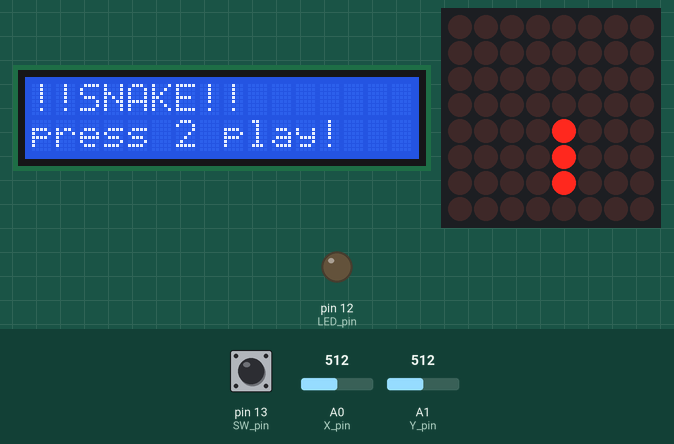
A sketch run on a simulated Arduino Uno, built with avr-gcc and run on an emulated ATmega328P. Parts: 16×2 character LCD, 8×8 LED matrix, output pins drawn as LEDs (lit = HIGH). Inputs (shaded band) come from the test bench; at power-on: pin 13 (SW_pin) HIGH, A1 (Y_pin) = 512, A0 (X_pin) = 512. Random numbers use the default seed unless the sketch sets one.

Above: at 1.2 s.
1.3 s: pin 13 (SW_pin) pulled LOW for 0.15 s
At 1.36 s:
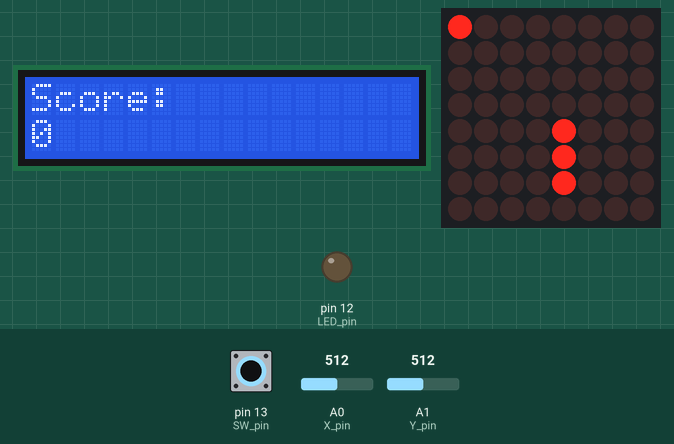
3.0 s: A1 (Y_pin) set to 701
4.5 s: A1 (Y_pin) set to 731
At 4.61 s:
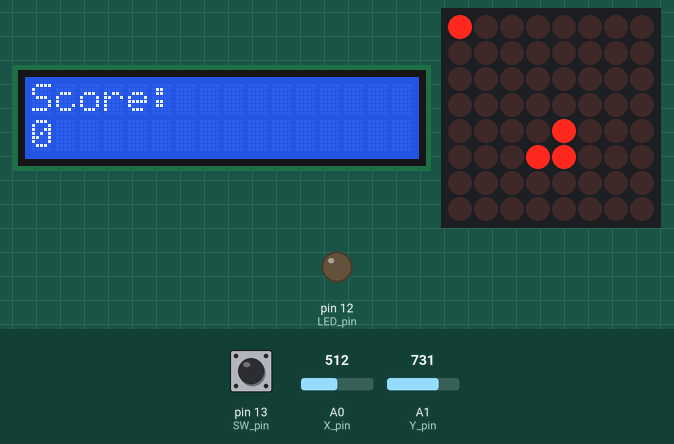
6.3 s: A0 (X_pin) set to 704
7.8 s: A0 (X_pin) set to 720
At 7.86 s:
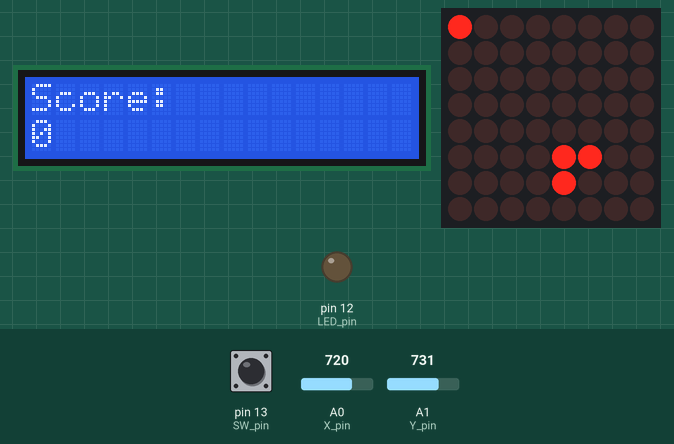
9.3 s: A0 (X_pin) set to 511
At 9.38 s:
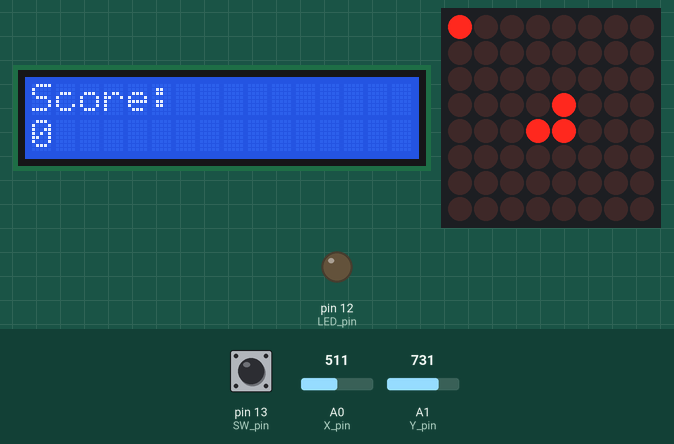

The sketch:

snakeLCDJoystick.ino
```cpp
//www.elegoo.com
//2016.12.9

#include <LiquidCrystal.h>
#include <LedControl.h>
#define DEAD_ZONE 200
#define MAX_SNAKE_LENGTH 64


bool showingTemperature;
//LCD screen pins BS  E  D4 D5  D6 D7
LiquidCrystal lcd(6, 7, 8, 9, 10, 11);
//MAX7219 pins             DIN,CS,CLK
LedControl lc = LedControl(4, 2, 3, 1);
//Joystick pins
const int SW_pin = 13;
const int X_pin = 0;
const int Y_pin = 1;
//LED pin
const int LED_pin = 12;

unsigned long delayTime = 100;
int snakeLength;

int snakeX[MAX_SNAKE_LENGTH];
int snakeY[MAX_SNAKE_LENGTH];

int inputX;
int inputY;

//current X and Y direction of the snake
int currentX;
int currentY;
//current X and Y coordinates of the fruit
int fruitX;
int fruitY;

int score;
bool hasCrashed;
bool hasHitFruit;
bool inGame;

void setup() {

  //LC setup
  lc.shutdown(0, false);
  lc.setIntensity(0, 5);
  lc.clearDisplay(0);

  //LCD setup
  lcd.begin(16, 2);
  lcd.print("!!SNAKE!!");
  lcd.setCursor(0, 1);
  lcd.print("press 2 play!");

  //LED setup
  pinMode(LED_pin, OUTPUT);

  hasHitFruit = false;
  hasCrashed = false;

  //draws snake
  resetSnake();
  drawSnake();

  //default snake movement
  currentX = 1;
  currentY = 0;

  //first fruit position
  fruitX = random(0,7);
  fruitY = random(0,7);

  score = 0;
}

void loop() {

  if (inGame) {
    inputX = analogRead(X_pin);
    inputY = analogRead(Y_pin);

    moveSnake(inputX, inputY);
    hasCrashed = checkCollision();
    hasHitFruit = checkFruit();

    if(hasHitFruit){
      increaseLength();
      updateScore();
      generateFruit();
      analogWrite(LED_pin, 255);
    }
    else {
      analogWrite(LED_pin, 0);
    }

    if (hasCrashed) {
      inGame = false;
      hasCrashed = false;
      lcd.clear();
      lcd.print("GAME OVER!");
      lcd.setCursor(0, 1);
      lcd.print("Final score: ");
      lcd.print(score);
    } else {
      lc.clearDisplay(0);
      drawFruit();
      drawSnake();
      delay(delayTime);
    }

  } else {
    if (digitalRead(SW_pin) == LOW) {
      inGame = true;
      score = 0;
      lcd.clear();
      lcd.print("Score: ");
      lcd.setCursor(0, 1);
      lcd.print(score);
    } else {
      resetSnake();
    }
  }
}

void drawSnake() {
  for (int i = 0; i < snakeLength; i++) {
    lc.setLed(0, snakeX[i], snakeY[i], true);
  }
}

void drawFruit(){
  lc.setLed(0, fruitX, fruitY, true);
}

void resetSnake() {
  snakeX[0] = 4;
  snakeY[0] = 4;
  snakeX[1] = 5;
  snakeY[1] = 4;
  snakeX[2] = 6;
  snakeY[2] = 4;
  snakeLength = 3;
}

void generateFruit(){
  fruitX = (7 - snakeX[0]) + random(0,3);
  fruitY = (7 - snakeX[0]) + random(0,3);

  if (fruitX > 7) fruitX = 0;
  else if (fruitX < 0) fruitX = 7;

  if (fruitY > 7) fruitY = 0;
  else if (fruitY < 0) fruitY = 7;
}

bool moveSnake(int x, int y) {

  if (x < 512 - DEAD_ZONE && currentX != 1) {
    updateSnakeCoords(-1, 0);
    currentX = -1;
    currentY = 0;
  } else if (x > 512 + DEAD_ZONE && currentX != -1) {
    updateSnakeCoords(1, 0);
    currentX = 1;
    currentY = 0;
  } else if (y > 512 + DEAD_ZONE && currentY != 1) {
    updateSnakeCoords(0, -1);
    currentX = 0;
    currentY = -1;
  } else if (y < 512 - DEAD_ZONE && currentY != -1) {
    updateSnakeCoords(0, 1);
    currentX = 0;
    currentY = 1;
  }
  else updateSnakeCoords(currentX, currentY);

}

void updateSnakeCoords(int xOffset, int yOffset) {
  for (int i = snakeLength - 1; i > 0; i--) {
    snakeX[i] = snakeX[i - 1];
    snakeY[i] = snakeY[i - 1];
  }
  snakeX[0] = snakeX[0] + xOffset;
  snakeY[0] = snakeY[0] + yOffset;

  if (snakeX[0] > 7) snakeX[0] = 0;
  else if (snakeX[0] < 0) snakeX[0] = 7;

  if (snakeY[0] > 7) snakeY[0] = 0;
  else if (snakeY[0] < 0) snakeY[0] = 7;
}

void increaseLength() {
  snakeX[snakeLength] = snakeX[snakeLength - 1] + currentX;
  snakeY[snakeLength] = snakeY[snakeLength - 1] + currentY;
  snakeLength++;
}

void updateScore() {
  score++;
  lcd.setCursor(0, 1);
  lcd.print(score);
}

bool checkCollision() {
  int headX = snakeX[0];
  int headY = snakeY[0];

  for (int i = 1; i < snakeLength; i++) {
    if (snakeX[i] == headX && snakeY[i] == headY) return true;
  }
  return false;
}

bool checkFruit() {
  int headX = snakeX[0];
  int headY = snakeY[0];
  if (headX == fruitX && headY == fruitY) {
    return true;
  }
  else return false;
}
```

Measured:
- the behaviour switches between 712 and 713 on A1 (Y_pin) (found by bisection; images 1 and 2)
- the behaviour switches between 712 and 713 on A0 (X_pin) (found by bisection; images 2 and 3)
- after the input at 1.3 s, the display: first changes at once (image 1 shows a later state)
